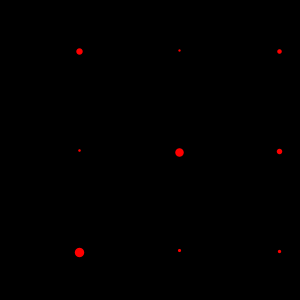
Frame 1 (no input)
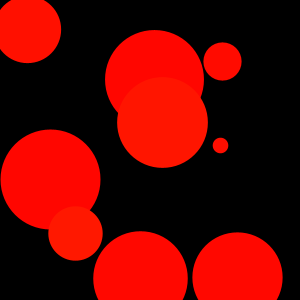
Frame 60 (the mouse pressed at the canvas centre just before this capture)
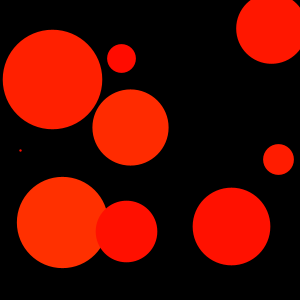
Frame 120 (the mouse held since frame 60 and released just before this capture)

The Processing sketch that drew these frames (run headless with seeded random() and noise(); from frame 60 on, the mouse is pressed at the canvas centre):

// Processing sketch: init_05_variation
// ── init_05_variation.pde
/**
La Voie du Code : rotation
@see https://github.com/StanLepunK/La-Voie-du-Code
2019_2_12
*/
int colonne = 3;
int ligne = 3;
Animator [] ani = new Animator[colonne *ligne ];
void setup() {
  size(300,300);
  colorMode(HSB,360,100,100);
  for(int i = 0 ; i < ani.length ; i++) {
    ani[i] = new Animator();
    ani[i].set_vitesse(random(1)*.1);
    ani[i].set_radius(30);
  }
}

void draw() {
  background(0); 
  
  int cell_x = width/colonne;
  int cell_y = height/ligne;
  int offset_x = cell_x /2;
  int offset_y = cell_y /2;
  int count = 0;
  for(int i = 0; i < colonne ; i++) {
    for(int j = 0 ; j < ligne ; j++) {  
      int x = i * cell_x +offset_x;
      int y = j * cell_y +offset_y;
      ani[count].update();
      ani[count].aspect(width/3);
      ani[count].show(x,y);
      count++;
    }
  }
}

class Animator {
  float dir;
  float vit;
  float rad;

  Animator() {}

  void set_vitesse(float vit) {
    this.vit = vit;
  }

  void set_radius(float rad) {
    this.rad = rad;
  }

  void update() {
    dir += vit;
  }


  void aspect(int max_epaisseur) {
    float hue = (frameCount*vit)%g.colorModeX; // ici c'est égale à 360, définit avec colorMode dans le setup;
    float saturation = 100;
    float brightness = 100;
    int c = color(hue,saturation,brightness);

    float epaisseur = abs(sin(frameCount *vit) *max_epaisseur);
    stroke(c);
    strokeWeight(epaisseur);
  }

  void show(int x, int y) {
    float px = cos(dir);
    float py = sin(dir);
    PVector pos  = new PVector(px,py);
    pos.mult(rad);
    push();
    translate(x,y);
    point(pos.x,pos.y);
    pop();
  }
}
